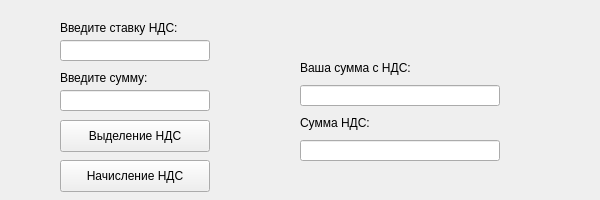
<?xml version="1.0" encoding="UTF-8"?>
<ui version="4.0">
 <class>MainWindow</class>
 <widget class="QMainWindow" name="MainWindow">
  <property name="windowModality">
   <enum>Qt::NonModal</enum>
  </property>
  <property name="geometry">
   <rect>
    <x>0</x>
    <y>0</y>
    <width>600</width>
    <height>200</height>
   </rect>
  </property>
  <property name="windowTitle">
   <string>Расчёт НДС</string>
  </property>
  <property name="autoFillBackground">
   <bool>false</bool>
  </property>
  <widget class="QWidget" name="centralwidget">
   <widget class="QLineEdit" name="nds_percent_input">
    <property name="geometry">
     <rect>
      <x>60</x>
      <y>40</y>
      <width>150</width>
      <height>21</height>
     </rect>
    </property>
    <property name="inputMethodHints">
     <set>Qt::ImhDigitsOnly</set>
    </property>
    <property name="text">
     <string/>
    </property>
    <property name="maxLength">
     <number>3</number>
    </property>
    <property name="clearButtonEnabled">
     <bool>true</bool>
    </property>
   </widget>
   <widget class="QLineEdit" name="summa_input">
    <property name="geometry">
     <rect>
      <x>60</x>
      <y>90</y>
      <width>150</width>
      <height>21</height>
     </rect>
    </property>
    <property name="inputMethodHints">
     <set>Qt::ImhDigitsOnly</set>
    </property>
    <property name="text">
     <string/>
    </property>
    <property name="clearButtonEnabled">
     <bool>true</bool>
    </property>
   </widget>
   <widget class="QLabel" name="label">
    <property name="geometry">
     <rect>
      <x>60</x>
      <y>20</y>
      <width>140</width>
      <height>16</height>
     </rect>
    </property>
    <property name="text">
     <string>Введите ставку НДС:</string>
    </property>
   </widget>
   <widget class="QLabel" name="label_2">
    <property name="geometry">
     <rect>
      <x>60</x>
      <y>70</y>
      <width>105</width>
      <height>16</height>
     </rect>
    </property>
    <property name="text">
     <string>Введите сумму:</string>
    </property>
   </widget>
   <widget class="QPushButton" name="minus_btn">
    <property name="geometry">
     <rect>
      <x>60</x>
      <y>120</y>
      <width>150</width>
      <height>32</height>
     </rect>
    </property>
    <property name="text">
     <string>Выделение НДС</string>
    </property>
   </widget>
   <widget class="QPushButton" name="plus_btn">
    <property name="geometry">
     <rect>
      <x>60</x>
      <y>160</y>
      <width>150</width>
      <height>32</height>
     </rect>
    </property>
    <property name="text">
     <string>Начисление НДС</string>
    </property>
   </widget>
   <widget class="QLineEdit" name="result_summ_main">
    <property name="geometry">
     <rect>
      <x>300</x>
      <y>85</y>
      <width>200</width>
      <height>21</height>
     </rect>
    </property>
    <property name="clearButtonEnabled">
     <bool>true</bool>
    </property>
   </widget>
   <widget class="QLineEdit" name="result_summ">
    <property name="geometry">
     <rect>
      <x>300</x>
      <y>140</y>
      <width>200</width>
      <height>21</height>
     </rect>
    </property>
    <property name="clearButtonEnabled">
     <bool>true</bool>
    </property>
   </widget>
   <widget class="QLabel" name="label_3">
    <property name="geometry">
     <rect>
      <x>300</x>
      <y>60</y>
      <width>140</width>
      <height>16</height>
     </rect>
    </property>
    <property name="text">
     <string>Ваша сумма с НДС:</string>
    </property>
   </widget>
   <widget class="QLabel" name="label_4">
    <property name="geometry">
     <rect>
      <x>300</x>
      <y>115</y>
      <width>140</width>
      <height>16</height>
     </rect>
    </property>
    <property name="text">
     <string>Сумма НДС:</string>
    </property>
   </widget>
  </widget>
 </widget>
 <resources/>
 <connections/>
</ui>
